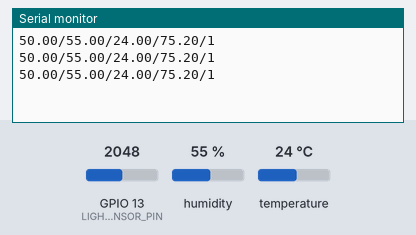
A sketch run on a simulated ESP32. Parts: the last lines printed to the serial monitor. The test bench sets the inputs (shaded band); at power-on: humidity 55 %, GPIO 13 (LIGHT_SENSOR_PIN) = 2048, temperature 24 °C.

Above: at 1.3 s.
1.4 s: humidity set to 22 %
At 2.5 s:
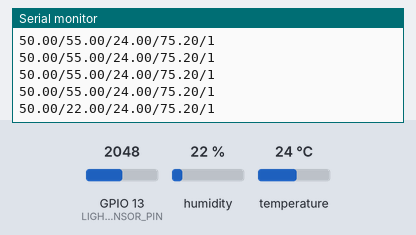
2.9 s: GPIO 13 (LIGHT_SENSOR_PIN) set to 2866
At 4.0 s:
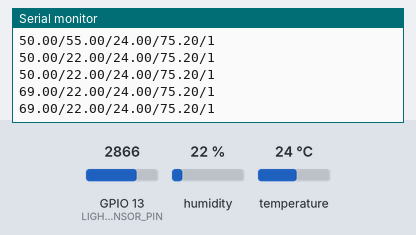
4.4 s: temperature set to 12 °C
At 5.8 s:
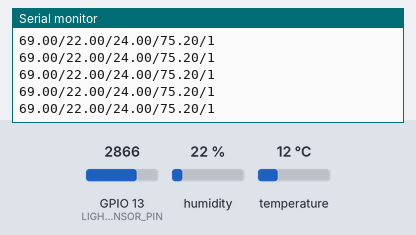
5.9 s: GPIO 13 (LIGHT_SENSOR_PIN) set to 3603
At 6.5 s:
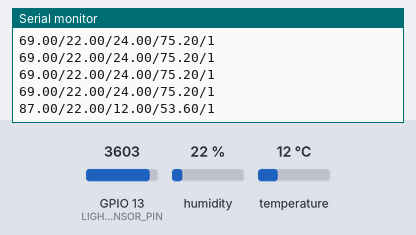
7.4 s: humidity set to 40 %
At 8.0 s:
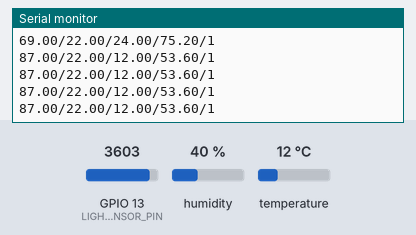
Timing chart, 0 to 9.9 s (numbered marks = the images above; inputs shaded):
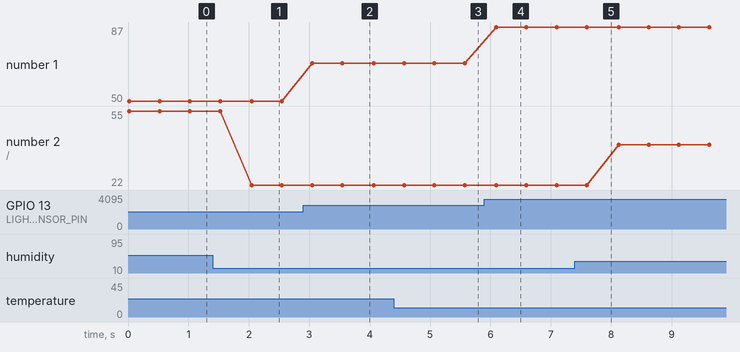

Measured:
- after the input at 1.4 s, the serial monitor: prints a new line after 0.65 s (image 1)
- after the input at 2.9 s, the serial monitor: prints a new line after 0.15 s (image 2)
- after the input at 5.9 s, the serial monitor: prints a new line after 0.20 s (image 4)
- plotted number 1: 50 → 69 after the input at 2.9 s, 69 → 87 after the input at 5.9 s
- plotted number 2: 55 → 22 after the input at 1.4 s, 22 → 40 after the input at 7.4 s

The sketch:

esp32_example.ino
```cpp
#include "DHT.h"
#define DHTPIN 2
#define DHTTYPE DHT11
#define LIGHT_SENSOR_PIN 13
DHT dht(DHTPIN, DHTTYPE);

int Isik = 0;
double isikYuzde = 0;
bool tema = true;

void setup() {
  Serial.begin(9600);
  dht.begin();
}

void loop() {

  // LDR
  Isik = analogRead(LIGHT_SENSOR_PIN);
  isikHesap();
  temaDurum();

  // DHT11
  float h = dht.readHumidity();
  float t = dht.readTemperature();
  float f = dht.readTemperature(true);
  if (isnan(h) || isnan(t) || isnan(f)) {
    Serial.println("DHT11 hatalı ölçüm");
    return;
  }


  // veri gönderme işlemleri
  Serial.print(isikYuzde); // ışık yüzde
  Serial.print("/");
  Serial.print(h);    // nem
  Serial.print("/");
  Serial.print(t);    // sıcaklık 'C
  Serial.print("/");
  Serial.print(f);  // sıcaklık 'F
  Serial.print("/");
  Serial.println(tema);  // Tema (true-false)
  delay(500);
}

void isikHesap(){
  isikYuzde = (Isik*100)/4095;
}

void temaDurum(){
  tema = (Isik>500)? true : false;
}
```
